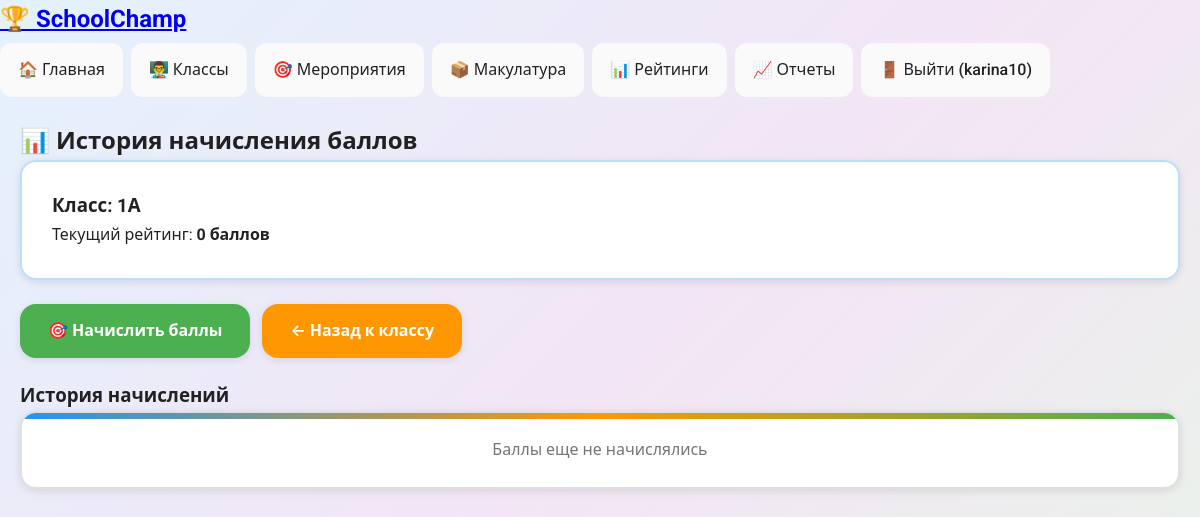
Page /class_points_history/1 (signed in) on the committed database.
### models.py (models this page shows, shortened)
class User(UserMixin, db.Model):
    __tablename__ = 'users'
    id = db.Column(db.Integer, primary_key=True)
    username = db.Column(db.String(80), unique=True, nullable=False)
    email = db.Column(db.String(120), unique=True, nullable=False)
    password_hash = db.Column(db.String(120), nullable=False)
    role = db.Column(db.String(20), nullable=False, default='teacher')
    class_id = db.Column(db.Integer, db.ForeignKey('school_classes.id'), nullable=True)
    created_at = db.Column(db.DateTime, default=datetime.utcnow)
    managed_class = db.relationship('SchoolClass', backref='class_teacher', foreign_keys='SchoolClass.class_teacher_id')
    created_events = db.relationship('Event', backref='creator', foreign_keys='Event.created_by')
    approved_participations = db.relationship('Participation', backref='approver',
                                              foreign_keys='Participation.approved_by')
    approved_portfolio_entries = db.relationship('PortfolioEntry', backref='approver',
                                                 foreign_keys='PortfolioEntry.approved_by')
    class_points = db.relationship('ClassPoints', backref='teacher', foreign_keys='ClassPoints.assigned_by')

class SchoolClass(db.Model):
    __tablename__ = 'school_classes'
    id = db.Column(db.Integer, primary_key=True)
    name = db.Column(db.String(50), nullable=False)
    grade = db.Column(db.String(10), nullable=False)
    class_teacher_id = db.Column(db.Integer, db.ForeignKey('users.id'), nullable=True)
    total_rating = db.Column(db.Integer, default=0)
    created_at = db.Column(db.DateTime, default=datetime.utcnow)
    students = db.relationship('Student', backref='school_class', lazy=True, cascade='all, delete-orphan')
    class_points = db.relationship('ClassPoints', backref='school_class', lazy=True, cascade='all, delete-orphan')

### app.py (the view)
@app.route('/class_points_history/<int:class_id>')
@login_required
def class_points_history(class_id):
    if not hasattr(current_user, 'role') or current_user.role not in ['admin', 'teacher']:
        flash('Недостаточно прав')
        return redirect(url_for('dashboard'))
    school_class = SchoolClass.query.get_or_404(class_id)
    points_history = ClassPoints.query.filter_by(class_id=class_id).order_by(ClassPoints.created_at.desc()).all()
    return render_template('classes/class_points_history.html',
                           school_class=school_class,
                           points_history=points_history)

### app.py (called while the page is built)
@app.context_processor
def utility_processor():
    def has_attr(obj, attr_name):
        return hasattr(obj, attr_name)
    return dict(has_attr=has_attr)

@login_manager.user_loader
def load_user(user_id):
    user = User.query.get(int(user_id))
    if not user:
        user = Student.query.get(int(user_id))
    return user

### templates/classes/class_points_history.html
{% extends "base.html" %}
{% block content %}
<div class="classes-page">
    <h2>📊 История начисления баллов</h2>
    <div class="class-info">
        <h3>Класс: {{ school_class.grade }}{{ school_class.name }}</h3>
        <p>Текущий рейтинг: <strong>{{ school_class.total_rating }} баллов</strong></p>
    </div>
    <div class="actions">
        <a href="{{ url_for('add_class_points', class_id=school_class.id) }}" class="btn btn-success">🎯 Начислить баллы</a>
        <a href="{{ url_for('class_students', class_id=school_class.id) }}" class="btn btn-secondary">← Назад к классу</a>
    </div>
    <div class="points-history">
        <h3>История начислений</h3>
        {% if points_history %}
        <table>
            <thead>
                <tr>
                    <th>Дата</th>
                    <th>Баллы</th>
                    <th>Причина</th>
                    <th>Кем начислено</th>
                </tr>
            </thead>
            <tbody>
                {% for points in points_history %}
                <tr>
                    <td>{{ points.created_at.strftime('%d.%m.%Y %H:%M') }}</td>
                    <td><strong>+{{ points.points }}</strong></td>
                    <td>{{ points.reason }}</td>
                    <td>{{ points.teacher.username }}</td>
                </tr>
                {% endfor %}
            </tbody>
        </table>
        {% else %}
        <div class="card">
            <p style="text-align: center; color: var(--gray);">Баллы еще не начислялись</p>
        </div>
        {% endif %}
    </div>
</div>
{% endblock %}

### templates/base.html (shortened to what this page needs)
<!DOCTYPE html>
<html lang="ru">
<head>
    <link rel="stylesheet" href="{{ url_for('static', filename='style.css') }}">
</head>
<body>
    <nav>
        <div class="nav-container">
            <h1><a href="{{ url_for('index') }}">🏆 SchoolChamp</a></h1>
            <ul>
                {% if current_user.is_authenticated %}
                    <li><a href="{{ url_for('dashboard') }}">🏠 Главная</a></li>
                    {% if current_user.role %}
                        <li><a href="{{ url_for('classes') }}">👨‍🏫 Классы</a></li>
                        <li><a href="{{ url_for('events') }}">🎯 Мероприятия</a></li>
                <li><a href="{{ url_for('paper_collection') }}">📦 Макулатура</a></li>
                    {% endif %}
                    <li><a href="{{ url_for('ratings') }}">📊 Рейтинги</a></li>
                    <li><a href="{{ url_for('reports') }}">📈 Отчеты</a></li>
                    <li><a href="{{ url_for('logout') }}">🚪 Выйти ({{ current_user.username if current_user.role else current_user.full_name }})</a></li>
                {% else %}
                    <li><a href="{{ url_for('login') }}">🔑 Войти</a></li>
                    <li><a href="{{ url_for('register') }}">📝 Регистрация</a></li>
                {% endif %}
            </ul>
        </div>
    </nav>
    <div class="container">
        {% block content %}{% endblock %}
    </div>
</body>
</html>

### static/style.css (style rules this page uses)
:root { --primary: #2196F3; --primary-dark: #1976D2; --primary-light: #BBDEFB; --secondary: #FF9800; --secondary-dark: #F57C00; --success: #4CAF50; --success-dark: #388E3C; --warning: #FFC107; --danger: #F44336; --info: #00BCD4; --light: #FAFAFA; --dark: #212121; --gray: #757575; --gray-light: #E0E0E0; --border-radius: 16px; --border-radius-sm: 12px; --shadow: 0 2px 8px rgba(0, 0, 0, 0.1); --shadow-lg: 0 4px 16px rgba(0, 0, 0, 0.15); --shadow-xl: 0 8px 24px rgba(0, 0, 0, 0.2); --transition: all 0.3s ease; }
* { margin: 0; padding: 0; box-sizing: border-box; }
body { font-family: 'Roboto', 'Segoe UI', system-ui, -apple-system, sans-serif; line-height: 1.6; color: var(--dark); background: linear-gradient(135deg, #E3F2FD 0%, #F3E5F5 50%, #E8F5E8 100%); min-height: 100vh; }
.container { max-width: 1200px; margin: 0 auto; padding: 20px; min-height: calc(100vh - 80px); }
nav ul { list-style: none; display: flex; gap: 8px; align-items: center; flex-wrap: nowrap; overflow-x: auto; -webkit-overflow-scrolling: touch; padding: 5px 0; }
nav ul li { flex-shrink: 0; }
nav ul li a { color: var(--dark); text-decoration: none; padding: 12px 16px; border-radius: var(--border-radius-sm); font-weight: 500; transition: var(--transition); background: var(--light); border: 2px solid transparent; white-space: nowrap; display: block; }
.btn { background: var(--primary); color: white; padding: 14px 28px; border: none; border-radius: var(--border-radius); cursor: pointer; text-decoration: none; display: inline-flex; align-items: center; gap: 10px; font-weight: 600; font-size: 1rem; transition: var(--transition); box-shadow: var(--shadow); position: relative; overflow: hidden; }
.btn-secondary { background: var(--secondary); }
.btn-success { background: var(--success); }
.card { background: white; border-radius: var(--border-radius); padding: 24px; box-shadow: var(--shadow); border: 2px solid var(--gray-light); transition: var(--transition); position: relative; overflow: hidden; }
.card::before { content: ''; position: absolute; top: 0; left: 0; right: 0; height: 6px; background: linear-gradient(90deg, var(--primary), var(--secondary), var(--success)); }
.actions { margin: 24px 0; display: flex; gap: 12px; flex-wrap: wrap; }
.portfolio-page, .classes-page, .events-page { color: var(--dark); }
.student-header, .class-info { background: white; padding: 30px; border-radius: var(--border-radius); box-shadow: var(--shadow); border: 2px solid var(--primary-light); margin-bottom: 24px; }
.card { animation: bounceIn 0.6s ease-out; }
.btn { animation: slideIn 0.5s ease-out; }

### rows in the picture
User: role+username "karina10"
SchoolClass: grade "1", name "А", total_rating "0"
